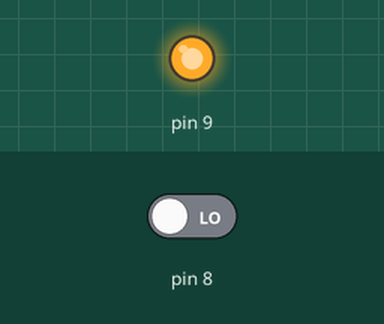
A sketch run on a simulated Arduino Uno, built with avr-gcc and run on an emulated ATmega328P. Shown: output pins drawn as LEDs (lit = HIGH). Inputs (shaded band) come from the test bench; at power-on: pin 8 LOW. What the sketch prints to the serial monitor is not drawn.

Above: at 0.1 s.
Timing chart, 0 to 1.6 s (numbered marks = the images above):
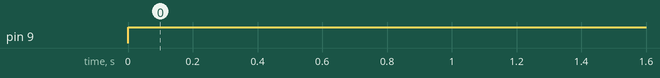

Measured:
- by itself, pin 9: LOW → HIGH at 0.00 s

The sketch:

Arduino_sensor_ultrasonico.ino
```cpp
long distancia;
long tiempo;
void setup(){
  Serial.begin(9600);
  pinMode(9, OUTPUT );/*activacion del pin 9 como salida8*/
  pinMode(8, INPUT); /*activacion del pin 8 como entrada8*/
}

void loop (){
  digitalWrite(9,LOW);/*Por cuestion de estabilizacion del sensor*/
  delayMicroseconds(5);
  digitalWrite(9,HIGH);/* envio del pulso ultrasonico*/
  delayMicroseconds(10);
 tiempo=pulseIn(8,HIGH);/*Funcion para pedir la longitud del pulso entrante del pulso
ultrasonico y cuando el sensor recibe el rebote, es decir: desde que deja de hacerlo, LOW,
la longitud del pulso entrante*/
distancia=int(0.017*tiempo);
Serial.println ("Distancia");
Serial.println(distancia);
Serial.println("cm");
delay(1000);
}
```
